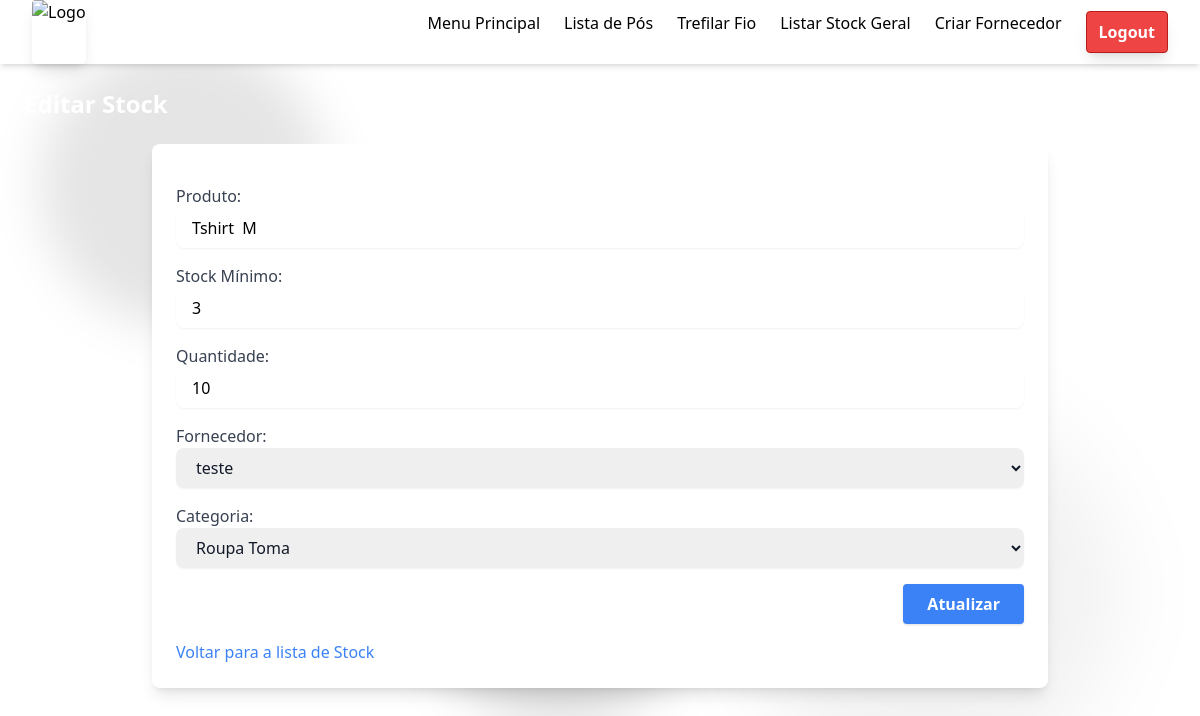
/editar_stock/1/ (signed in), run on an earlier commit of the app's database.
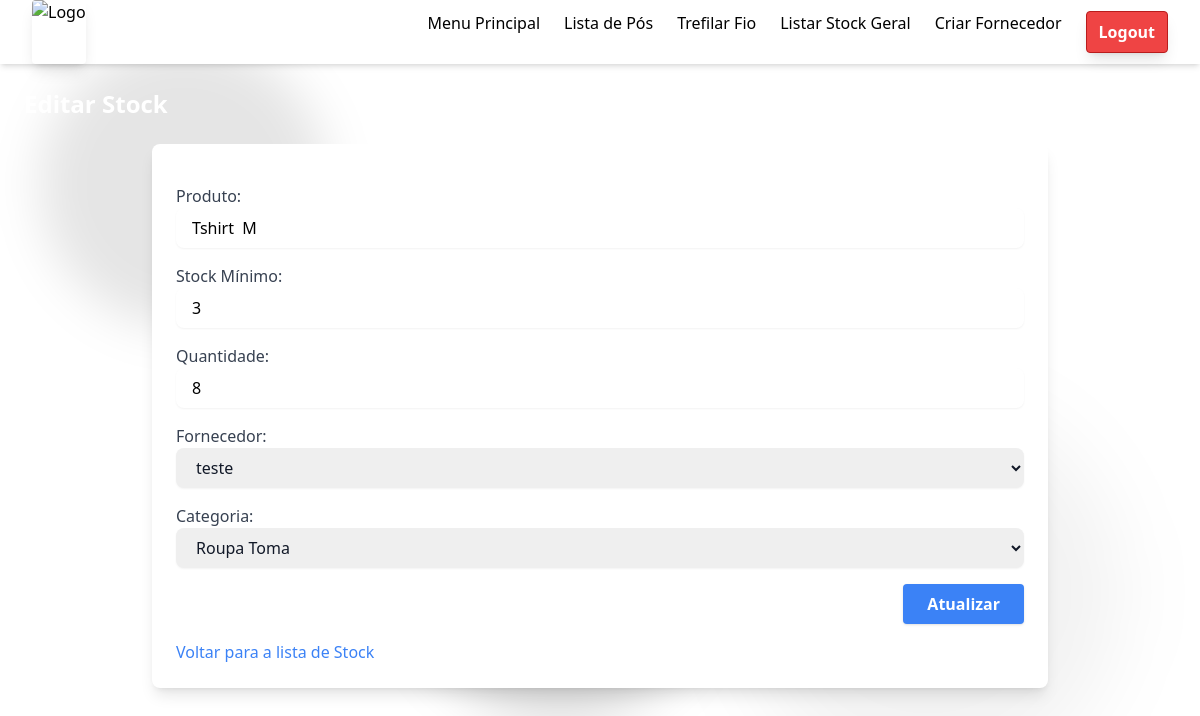
And on a later commit of the database.
### management/models.py (models this page shows, shortened)
class Stock(models.Model):
    product = models.CharField(max_length=40)
    quantity = models.IntegerField()
    min_stock = models.IntegerField()
    categoria = models.ForeignKey(CategoriaProduto, on_delete=models.CASCADE, null=True, blank=True)
    fornecedor = models.ForeignKey(Fornecedor, on_delete=models.CASCADE, null=True, blank=True)
    date_added = models.DateTimeField(auto_now_add=True)
    updated_at = models.DateTimeField(auto_now=True)
    user = models.ForeignKey(User, on_delete=models.CASCADE, null=True, blank=True)

class Fornecedor(models.Model):
    nome = models.CharField(max_length=40)
    ref_fornecedor = models.CharField(max_length=14, blank=True, null=True)
    email = models.EmailField(blank=True, null=True)
    telefone = models.CharField(max_length=15, blank=True, null=True)

class CategoriaProduto(models.Model):
    nome = models.CharField(max_length=100)
    descricao = models.TextField(blank=True, null=True)

### management/views.py (the view, shortened to what this page needs)
# urls.py: path("editar_stock/<int:stock_id>/", views.editar_stock, name="editar_stock"),
@login_required
def editar_stock(request, stock_id):
    stock = get_object_or_404(Stock, pk=stock_id)
    category = CategoriaProduto.objects.all()
    fornecedor = Fornecedor.objects.all()
    return render(request, 'management/editar_stock.html', {
        'stock': stock,
        'fornecedor': fornecedor,
        'category': category
    })

### management/templates/management/editar_stock.html (shortened to what this page needs)
{% extends 'management/base.html' %}
{% load static %}
{% block content %}
<h1 class="text-2xl font-bold text-white mb-6">Editar Stock</h1>
<div class="bg-white rounded-lg shadow-lg p-6 max-w-4xl mx-auto">
    <form method="POST" class="space-y-4">
        <div>
            <label for="product" class="block text-gray-700 font-medium">Produto:</label>
            <input type="text" id="product" name="product" value="{{ stock.product }}" required
                   class="w-full rounded-lg border-gray-300 focus:border-blue-500 focus:ring-blue-500 px-4 py-2 shadow-sm">
        </div>
        <div>
            <label for="min_stock" class="block text-gray-700 font-medium">Stock Mínimo:</label>
            <input type="number" id="min_stock" name="min_stock" value="{{ stock.min_stock }}" required
                   class="w-full rounded-lg border-gray-300 focus:border-blue-500 focus:ring-blue-500 px-4 py-2 shadow-sm">
        </div>
        <div>
            <label for="quantity" class="block text-gray-700 font-medium">Quantidade:</label>
            <input type="number" id="quantity" name="quantity" value="{{ stock.quantity }}" required
                   class="w-full rounded-lg border-gray-300 focus:border-blue-500 focus:ring-blue-500 px-4 py-2 shadow-sm">
        </div>
        <div>
            <label for="fornecedor" class="block text-gray-700 font-medium">Fornecedor:</label>
            <select id="fornecedor" name="fornecedor" required
                    class="w-full rounded-lg border-gray-300 focus:border-blue-500 focus:ring-blue-500 px-4 py-2 shadow-sm !text-gray-900">
                {% for f in fornecedor %}
                <option class="!text-gray-900"
                        value="{{ f.id }}"
                        {% if f.id == stock.fornecedor.id %}selected{% endif %}>
                    {{ f.nome|default:f.nome|default:f }}
                </option>
                {% endfor %}
            </select>
        </div>
        <div>
            <label for="category" class="block text-gray-700 font-medium">Categoria:</label>
            <select id="category" name="category" required
                    class="w-full rounded-lg border-gray-300 focus:border-blue-500 focus:ring-blue-500 px-4 py-2 shadow-sm !text-gray-900">
                {% for c in category %}
                <option class="!text-gray-900"
                        value="{{ c.id }}"
                        {% if c.id == stock.categoria.id %}selected{% endif %}>
                    {{ c.nome|default:c.nome|default:c }}
                </option>
                {% endfor %}
            </select>
        </div>
        <div class="flex justify-end">
            <button type="submit"
                    class="bg-blue-500 hover:bg-blue-600 text-white font-semibold px-6 py-2 rounded shadow">
                Atualizar
            </button>
        </div>
    </form>
    <div class="mt-4">
        <a href="{% url 'listar_stock' %}"
           class="text-blue-500 hover:text-blue-600 font-medium">
            Voltar para a lista de Stock
        </a>
    </div>
</div>
{% endblock %}

What changed in the data, as far as the page shows it:
changed Stock "Tshirt M": quantity "10" → "8"
